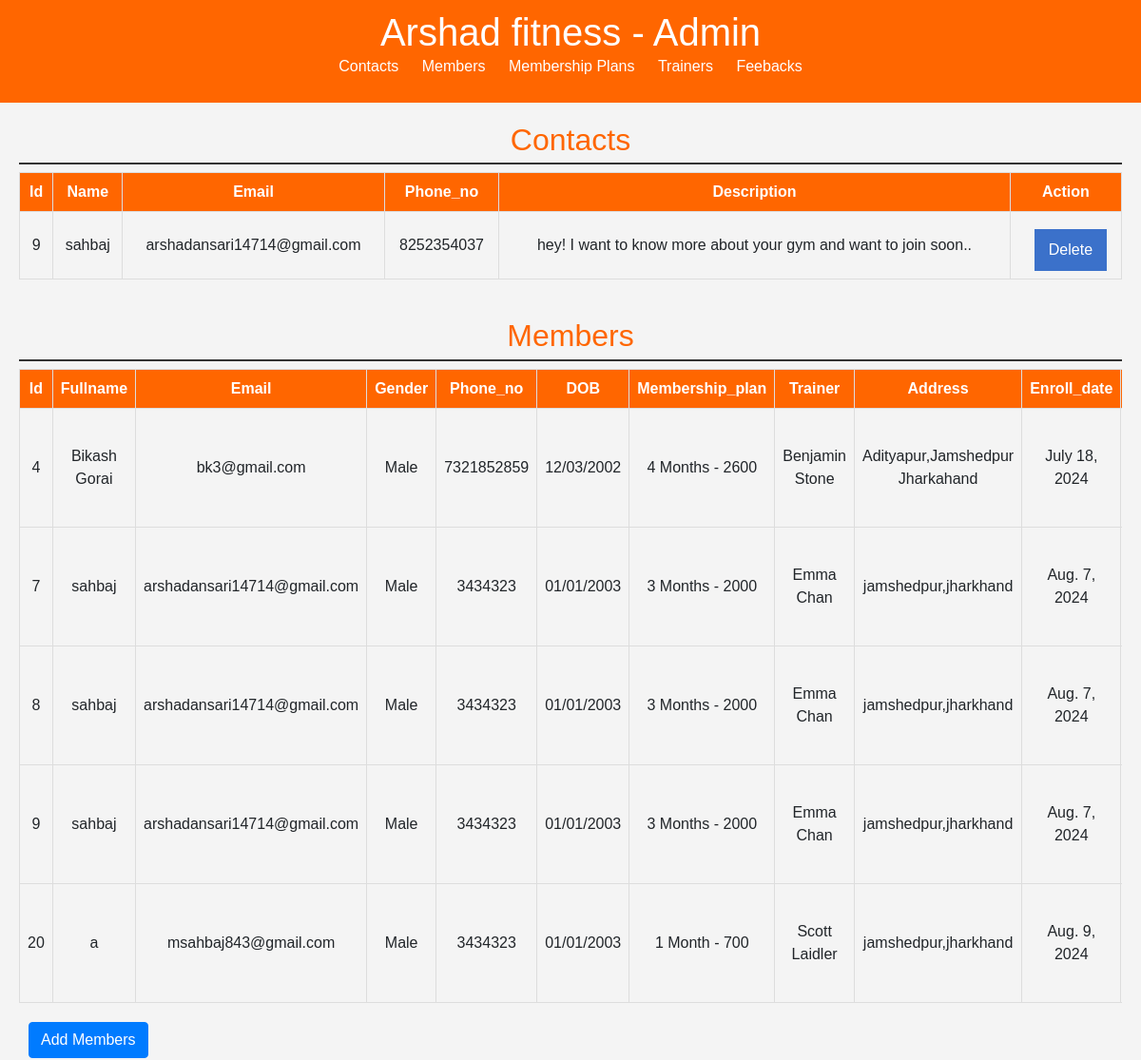
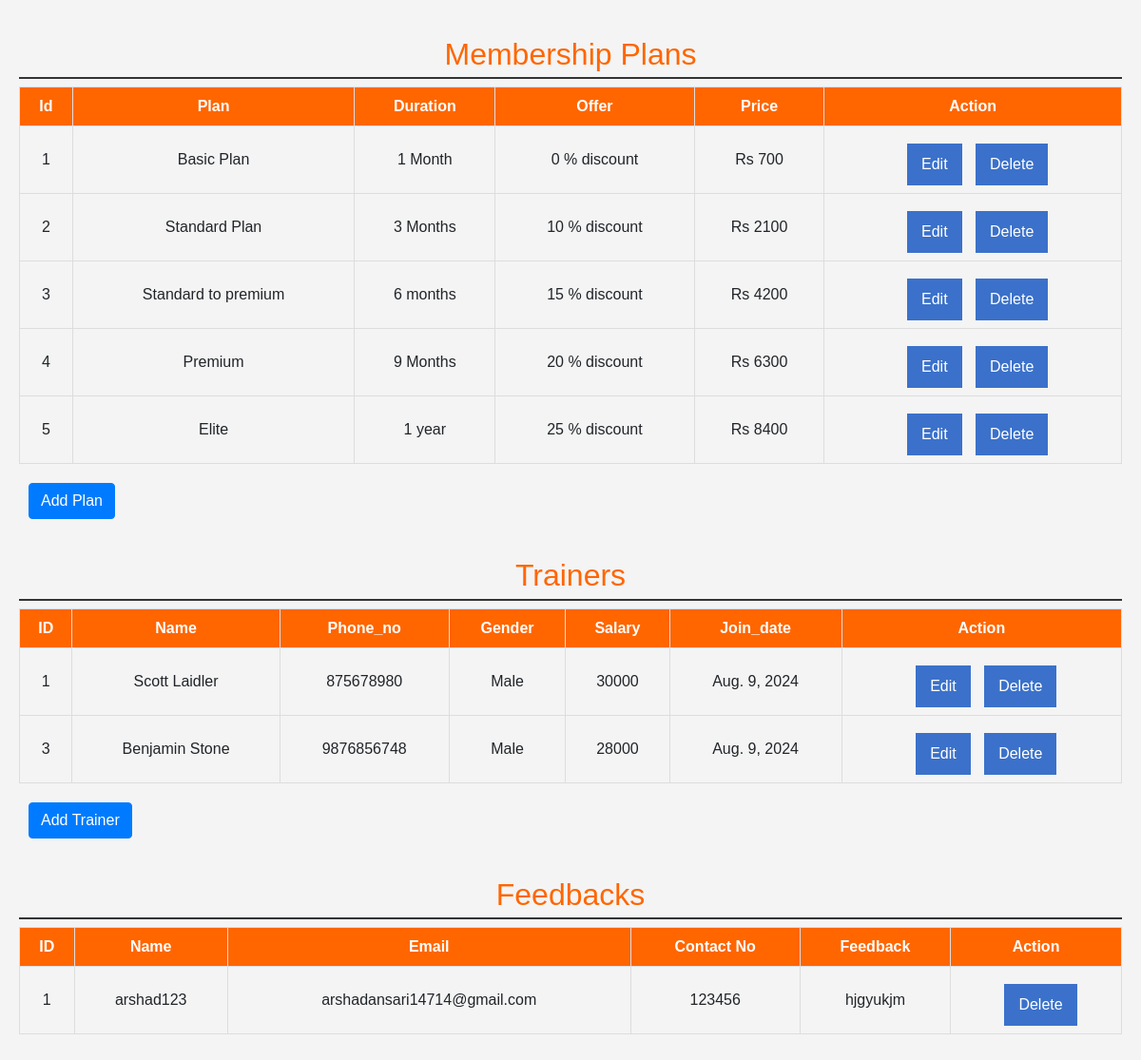
The page /admin_home (signed in) on the database its author committed (2 pictures, top to bottom).
### app/models.py (models this page shows, shortened)
class Contact(models.Model):
    name = models.CharField(max_length=100)
    email = models.EmailField()
    phone_no = models.CharField(max_length=15)
    description = models.TextField()

class Enrollment(models.Model):
    fullname = models.CharField(max_length=50)
    email = models.EmailField()
    gender = models.CharField(max_length=20)
    phone_no = models.CharField(max_length=12)
    dob = models.CharField(max_length=50)
    membership_plan = models.CharField(max_length=200)
    trainer = models.CharField(max_length=50)
    address = models.TextField()
    enroll_date = models.DateField(auto_now_add=True,blank=True)
    end_date = models.DateField(blank=True, null=True)
    payment_status = models.CharField(max_length=50, blank=True, null=True)
    payment_amount = models.IntegerField(blank=True, null=True)

class MembershipPlan(models.Model):
    plan = models.CharField(max_length=50)
    price = models.IntegerField()
    duration=models.CharField(max_length=50)
    offer = models.IntegerField()

class Trainer(models.Model):
    name = models.CharField(max_length=35)
    phone_no = models.CharField(max_length=12)
    gender = models.CharField(max_length=25)
    salary = models.IntegerField()
    join_date = models.DateField(auto_now_add=True,blank=True, null=True)

class Feedback(models.Model):
    name = models.CharField(max_length=50)
    email = models.EmailField()
    contact=models.CharField(max_length=12)
    feedback = models.CharField(max_length=150)

### app/views.py (the view)
# urls.py: path("admin_home",views.dashboard,name="dashboard"),
def dashboard(request):
    if not request.user.is_authenticated:
        messages.warning(request, 'Login as admin to access administration')
        return redirect('/admin_home')
    if not request.user.is_superuser:
              messages.warning(request, 'Login as admin to access administration')
              return redirect('/login')
    members = Enrollment.objects.all()
    membership_plans = MembershipPlan.objects.all()
    Trainers = Trainer.objects.all()
    Contacts = Contact.objects.all()
    feedbacks = Feedback.objects.all()
    context = {'members': members,'membership_plans':membership_plans,'Trainers':Trainers,'Contacts':Contacts,"feedbacks":feedbacks }
    return render(request,"admin_home.html", context)

### templates/admin_home.html (shortened to what this page needs)
{% load static %}
<!DOCTYPE html>
<html lang="en">
<head>
    <link rel="stylesheet" href="https://cdn.jsdelivr.net/npm/bootstrap@5.3.3/dist/css/bootstrap.min.css">
   <link rel="stylesheet" href="https://cdn.jsdelivr.net/npm/bootstrap@5.3.3/dist/js/bootstrap.bundle.min.js">
   <link rel="stylesheet" href="https://cdn.jsdelivr.net/npm/bootstrap@4.6.2/dist/css/bootstrap.min.css">
    <link rel="stylesheet" href="{% static "css/admin_home.css" %}">
</head>
<body>
    <header>
        <h1>Arshad fitness - Admin</h1>
        <nav>
            <ul>
                <li><a href="#contacts">Contacts</a></li>
                <li><a href="#members">Members</a></li>
                <li><a href="#membership_plans">Membership Plans</a></li>
                <li><a href="#trainers">Trainers</a></li>
                <li><a href="#feedbacks">Feebacks</a></li>
            </ul>
        </nav>
    </header>
    <main>
        <section id="contacts">
            <h2>Contacts</h2>
            <table>
                <thead>
                    <tr>
                        <th>Id</th>
                        <th>Name</th>
                        <th>Email</th>
                        <th>Phone_no</th>
                        <th>Description</th>
                        <th>Action</th>
                    </tr>
                </thead>
                <tbody>
                    {% for Contact in Contacts  %}
                    <tr>
                        <td>{{Contact.id}}</td>
                        <td>{{Contact.name}}</td>
                        <td>{{Contact.email}}</td>
                        <td>{{Contact.phone_no}}</td>
                        <td>{{Contact.description}}</td>
                        <td>
                            <a href="/delete_contact/{{Contact.id}}"><button>Delete</button></a>
                        </td>
                    </tr>
                    {% endfor %}
                </tbody>
            </table>
        </section>
        <section id="members">
            <h2>Members</h2>
            <table>
                <thead>
                    <tr>
                        <th>Id</th>
                        <th>Fullname</th>
                        <th>Email</th>
                        <th>Gender</th>
                        <th>Phone_no</th>
                        <th>DOB</th>
                        <th>Membership_plan</th>
                        <th>Trainer</th>
                        <th>Address</th>
                        <th>Enroll_date</th>
                    </tr>
                </thead>
                <tbody>
                    {% for member in members  %}
                    <tr>
                        <td>{{member.id}}</td>
                        <td>{{member.fullname}}</td>
                        <td>{{member.email}}</td>
                        <td>{{member.gender}}</td>
                        <td>{{member.phone_no}}</td>
                        <td>{{member.dob}}</td>
                        <td>{{member.membership_plan}}</td>
                        <td>{{member.trainer}}</td>
                        <td>{{member.address}}</td>
                        <td>{{member.enroll_date}}</td>
                    </tr>
                    {% endfor %}
                </tbody>
            </table>
            <button type="button" class="btn btn-primary" data-bs-toggle="modal" data-bs-target="#staticBackdrop1">
               Add Members
              </button>
        </section>
        <section id="membership_plans">
            <h2>Membership Plans</h2>
            <table>
                <thead>
                    <tr>
                        <th>Id</th>
                        <th>Plan</th>
                        <th>Duration</th>
                        <th>Offer</th>
                        <th>Price</th>
                        <th>Action</th>
                    </tr>
                </thead>
                <tbody>
                    {% for membership_plan in membership_plans  %}
                    <tr>
                        <td>{{membership_plan.id}}</td>
                        <td>{{membership_plan.plan}}</td>
                        <td>{{membership_plan.duration}}</td>
                        <td>{{membership_plan.offer}} % discount</td>
                        <td> Rs {{membership_plan.price}}</td>
                        <td>
                            <a href="/edit_membership/{{membership_plan.id}}"> <button type="button"   >Edit</button></a>
                            <a href="/delete_membership/{{membership_plan.id}}"><button>Delete</button></a>
                        </td>
                    </tr>
                    {% endfor %}
                </tbody>
            </table>
            <button type="button" class="btn btn-primary" data-bs-toggle="modal" data-bs-target="#staticBackdrop2">
                Add Plan
               </button>
        </section>
        <section id="trainers">
            <h2>Trainers</h2>
            <table>
                <thead>
                    <tr>
                        <th>ID</th>
                        <th>Name</th>
                        <th>Phone_no</th>
                        <th>Gender</th>
                        <th>Salary</th>
                        <th>Join_date</th>
                        <th>Action</th>
                    </tr>
                </thead>
                <tbody>
                    {% for Trainer in Trainers  %}
                    <tr>
                        <td>{{Trainer.id}}</td>
                        <td>{{Trainer.name}}</td>
                        <td>{{Trainer.phone_no}}</td>
                        <td>{{Trainer.gender}}</td>
                        <td>{{Trainer.salary}}</td>
                        <td>{{Trainer.join_date}}</td>
                        <td>
                            <a href="/edit_trainer/{{Trainer.id}}"><button type="button" >Edit</button></a>
                            <a href="/delete_trainer/{{Trainer.id}}"><button>Delete</button></a>
                        </td>
                    </tr>
                    {% endfor %}
                </tbody>
            </table>
            <button type="button" class="btn btn-primary" data-bs-toggle="modal" data-bs-target="#staticBackdrop3">
                Add Trainer
               </button>
        </section>
        <section id="feedbacks">
          <h2>Feedbacks</h2>
          <table>
              <thead>
                  <tr>
                      <th>ID</th>
                      <th>Name</th>
                      <th>Email</th>
                      <th>Contact No</th>
                      <th>Feedback</th>
                      <th>Action</th>
                  </tr>
              </thead>
              <tbody>
                  {% for feedback in feedbacks  %}
                  <tr>
                      <td>{{feedback.id}}</td>
                      <td>{{feedback.name}}</td>
                      <td>{{feedback.email}}</td>
                      <td>{{feedback.contact}}</td>
                      <td>{{feedback.feedback}}</td>
                      <td>
                        <a href="/delete_feedback/{{feedback.id}}"><button>Delete</button></a>
                      </td>
                  </tr>
                  {% endfor %}
              </tbody>
          </table>
           </section>
    </main>
</body>
</html>

### static/css/admin_home.css (style rules this page uses)
body { font-family: Arial, sans-serif; margin: 0; padding: 0; background-color: #f4f4f4; }
header { background-color: #FF6600; color: #fff; padding: 10px 0; text-align: center; }
header h1 { margin: 0; }
nav ul { list-style-type: none; padding: 0; }
nav ul li { display: inline; margin: 0 10px; }
nav ul li a { color: #fff; text-decoration: none; }
main { padding: 20px; }
section { margin-bottom: 40px; }
section h2 { color: #FF6600; border-bottom: 2px solid #333; padding-bottom: 5px; text-align: center; }
table { width: 100%; border-collapse: collapse; margin-bottom: 10px; }
table th, table td { border: 1px solid #ddd; padding: 8px; text-align: center; }
table th { background-color: #FF6600; color: #fff; }
button { background-color: #3B71CA; color: #fff; border: none; padding: 10px 15px; cursor: pointer; margin-left: 10px; margin-top: 10px; }
table a { text-decoration: none; color: white; }
#members { overflow-x: scroll; }

### rows shown on the page
Contact: id "9", name "sahbaj", email "arshadansari14714@gmail.com", phone_no "8252354037", description "hey! I want to know more about your gym and want to join soon.."
Enrollment: id "4", fullname "Bikash Gorai", email "bk3@gmail.com", gender "Male", phone_no "7321852859", dob "12/03/2002", membership_plan "4 Months - 2600", trainer "Benjamin Stone", address "Adityapur,Jamshedpur Jharkahand", enroll_date "July 18, 2024"
Enrollment: id "7", fullname "sahbaj", email "arshadansari14714@gmail.com", gender "Male", phone_no "3434323", dob "01/01/2003", membership_plan "3 Months - 2000", trainer "Emma Chan", address "jamshedpur,jharkhand", enroll_date "Aug. 7, 2024"
Enrollment: id "8", fullname "sahbaj", email "arshadansari14714@gmail.com", gender "Male", phone_no "3434323", dob "01/01/2003", membership_plan "3 Months - 2000", trainer "Emma Chan", address "jamshedpur,jharkhand", enroll_date "Aug. 7, 2024"
Enrollment: id "9", fullname "sahbaj", email "arshadansari14714@gmail.com", gender "Male", phone_no "3434323", dob "01/01/2003", membership_plan "3 Months - 2000", trainer "Emma Chan", address "jamshedpur,jharkhand", enroll_date "Aug. 7, 2024"
Enrollment: id "20", fullname "a", email "msahbaj843@gmail.com", gender "Male", phone_no "3434323", dob "01/01/2003", membership_plan "1 Month - 700", trainer "Scott Laidler", address "jamshedpur,jharkhand", enroll_date "Aug. 9, 2024"
MembershipPlan: id "1", plan "Basic Plan", duration "1 Month", offer "0", price "700"
MembershipPlan: id "2", plan "Standard Plan", duration "3 Months", offer "10", price "2100"
MembershipPlan: id "3", plan "Standard to premium", duration "6 months", offer "15", price "4200"
MembershipPlan: id "4", plan "Premium", duration "9 Months", offer "20", price "6300"
MembershipPlan: id "5", plan "Elite", duration "1 year", offer "25", price "8400"
Trainer: id "1", name "Scott Laidler", phone_no "875678980", gender "Male", salary "30000", join_date "Aug. 9, 2024"
Trainer: id "3", name "Benjamin Stone", phone_no "9876856748", gender "Male", salary "28000", join_date "Aug. 9, 2024"
Feedback: id "1", name "arshad123", email "arshadansari14714@gmail.com", contact "123456", feedback "hjgyukjm"
